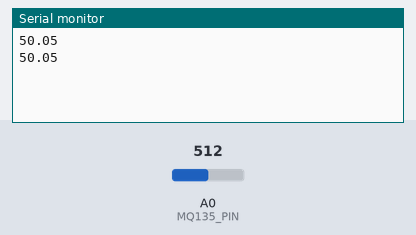
The sketch below on a simulated Arduino Uno, built with avr-gcc and run on an emulated ATmega328P. On the bench: the last lines printed to the serial monitor. Inputs (shaded band) come from the test bench; at power-on: A0 (MQ135_PIN) = 512.

Above: at 1.8 s.
1.9 s: A0 (MQ135_PIN) set to 716
At 2.8 s:
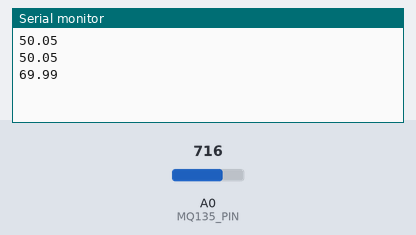
3.4 s: A0 (MQ135_PIN) set to 900
At 4.7 s:
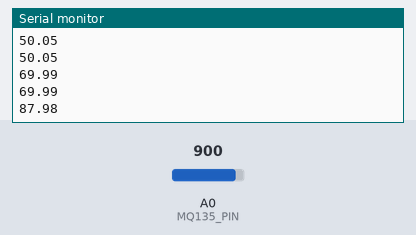
Timing chart, 0 to 6.4 s (numbered marks = the images above; inputs shaded):
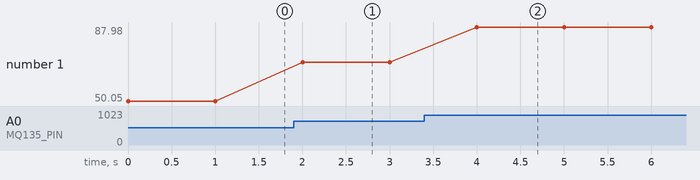

The sketch:

gas_sensor.ino
```cpp
//Define the analog pin to which the sensor is connected
#define MQ135_PIN A0

void setup() {
  //Initialize serial communication at 9600 baud
  Serial.begin(9600);
}

void loop() {
  //Read the analog value from the sensor
  int sensorValue = analogRead(MQ135_PIN);

  //Convert the analog  reading to a concentration value
  float ppm = sensorValue * 100.0 / 1023.0;


  //Print the ppm value to the serial monitor
  Serial.println(ppm);


  //Wait for 1 second before taking the next reading
  delay(1000);
}
```

Measured:
- after the input at 1.9 s, the serial monitor: prints a new line after 0.10 s (image 1)
- after the input at 3.4 s, the serial monitor: prints a new line after 0.60 s (image 2)
- plotted number 1: 50.05 → 69.99 after the input at 1.9 s, 69.99 → 87.98 after the input at 3.4 s
